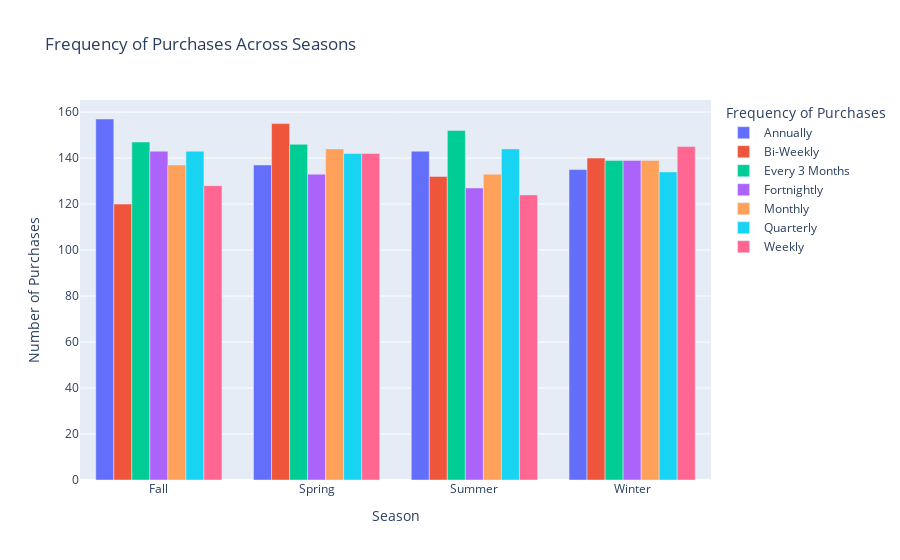

The cell this chart's notebook holds for it:
### Code cell
purchase_counts = df.groupby(["Season", "Frequency of Purchases"]).size().reset_index(name="Count")
fig = px.bar(
    purchase_counts,
    x="Season",
    y="Count",
    color="Frequency of Purchases",
    title="Frequency of Purchases Across Seasons",
    labels={"Count": "Number of Purchases", "Season": "Season"},
    barmode="group"
)
fig.show()

### Figure 1 — Plotly figure (JSON) as saved in the notebook; plotly's stock layout.template omitted (floating-point values rounded to 4 significant figures)
{"data": [{"alignmentgroup": "True", "hovertemplate": "Frequency of Purchases=Annually<br>Season=%{x}<br>Number of Purchases=%{y}<extra></extra>", "legendgroup": "Annually", "marker": {"color": "#636efa", "pattern": {"shape": ""}}, "name": "Annually", "offsetgroup": "Annually", "orientation": "v", "showlegend": true, "textposition": "auto", "type": "bar", "x": ["Fall", "Spring", "Summer", "Winter"], "xaxis": "x", "y": [157, 137, 143, 135], "yaxis": "y"}, {"alignmentgroup": "True", "hovertemplate": "Frequency of Purchases=Bi-Weekly<br>Season=%{x}<br>Number of Purchases=%{y}<extra></extra>", "legendgroup": "Bi-Weekly", "marker": {"color": "#EF553B", "pattern": {"shape": ""}}, "name": "Bi-Weekly", "offsetgroup": "Bi-Weekly", "orientation": "v", "showlegend": true, "textposition": "auto", "type": "bar", "x": ["Fall", "Spring", "Summer", "Winter"], "xaxis": "x", "y": [120, 155, 132, 140], "yaxis": "y"}, {"alignmentgroup": "True", "hovertemplate": "Frequency of Purchases=Every 3 Months<br>Season=%{x}<br>Number of Purchases=%{y}<extra></extra>", "legendgroup": "Every 3 Months", "marker": {"color": "#00cc96", "pattern": {"shape": ""}}, "name": "Every 3 Months", "offsetgroup": "Every 3 Months", "orientation": "v", "showlegend": true, "textposition": "auto", "type": "bar", "x": ["Fall", "Spring", "Summer", "Winter"], "xaxis": "x", "y": [147, 146, 152, 139], "yaxis": "y"}, {"alignmentgroup": "True", "hovertemplate": "Frequency of Purchases=Fortnightly<br>Season=%{x}<br>Number of Purchases=%{y}<extra></extra>", "legendgroup": "Fortnightly", "marker": {"color": "#ab63fa", "pattern": {"shape": ""}}, "name": "Fortnightly", "offsetgroup": "Fortnightly", "orientation": "v", "showlegend": true, "textposition": "auto", "type": "bar", "x": ["Fall", "Spring", "Summer", "Winter"], "xaxis": "x", "y": [143, 133, 127, 139], "yaxis": "y"}, {"alignmentgroup": "True", "hovertemplate": "Frequency of Purchases=Monthly<br>Season=%{x}<br>Number of Purchases=%{y}<extra></extra>", "legendgroup": "Monthly", "marker": {"color": "#FFA15A", "pattern": {"shape": ""}}, "name": "Monthly", "offsetgroup": "Monthly", "orientation": "v", "showlegend": true, "textposition": "auto", "type": "bar", "x": ["Fall", "Spring", "Summer", "Winter"], "xaxis": "x", "y": [137, 144, 133, 139], "yaxis": "y"}, {"alignmentgroup": "True", "hovertemplate": "Frequency of Purchases=Quarterly<br>Season=%{x}<br>Number of Purchases=%{y}<extra></extra>", "legendgroup": "Quarterly", "marker": {"color": "#19d3f3", "pattern": {"shape": ""}}, "name": "Quarterly", "offsetgroup": "Quarterly", "orientation": "v", "showlegend": true, "textposition": "auto", "type": "bar", "x": ["Fall", "Spring", "Summer", "Winter"], "xaxis": "x", "y": [143, 142, 144, 134], "yaxis": "y"}, {"alignmentgroup": "True", "hovertemplate": "Frequency of Purchases=Weekly<br>Season=%{x}<br>Number of Purchases=%{y}<extra></extra>", "legendgroup": "Weekly", "marker": {"color": "#FF6692", "pattern": {"shape": ""}}, "name": "Weekly", "offsetgroup": "Weekly", "orientation": "v", "showlegend": true, "textposition": "auto", "type": "bar", "x": ["Fall", "Spring", "Summer", "Winter"], "xaxis": "x", "y": [128, 142, 124, 145], "yaxis": "y"}], "layout": {"barmode": "group", "legend": {"title": {"text": "Frequency of Purchases"}, "tracegroupgap": 0}, "title": {"text": "Frequency of Purchases Across Seasons"}, "xaxis": {"anchor": "y", "domain": [0, 1], "title": {"text": "Season"}}, "yaxis": {"anchor": "x", "domain": [0, 1], "title": {"text": "Number of Purchases"}}}}
